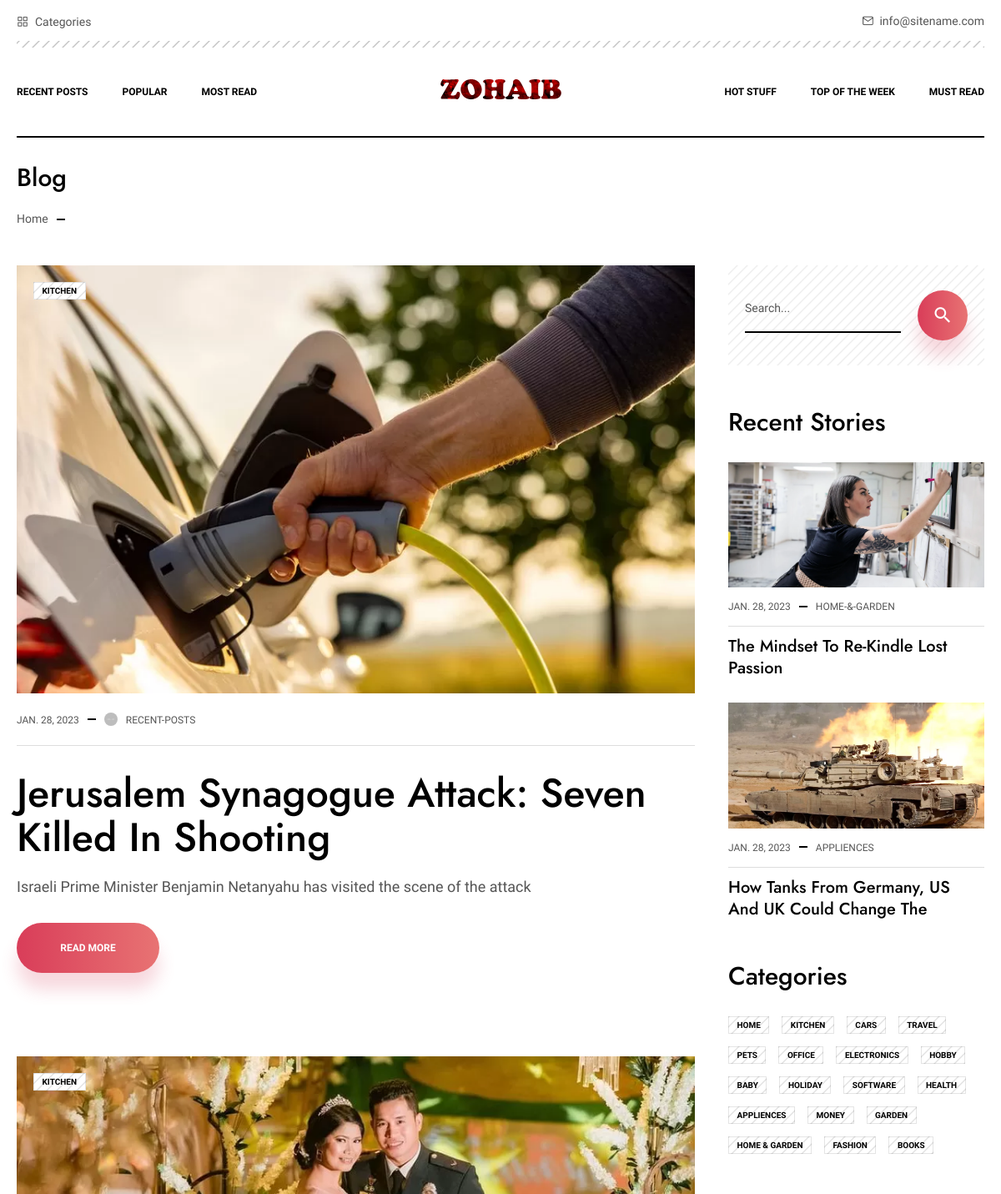
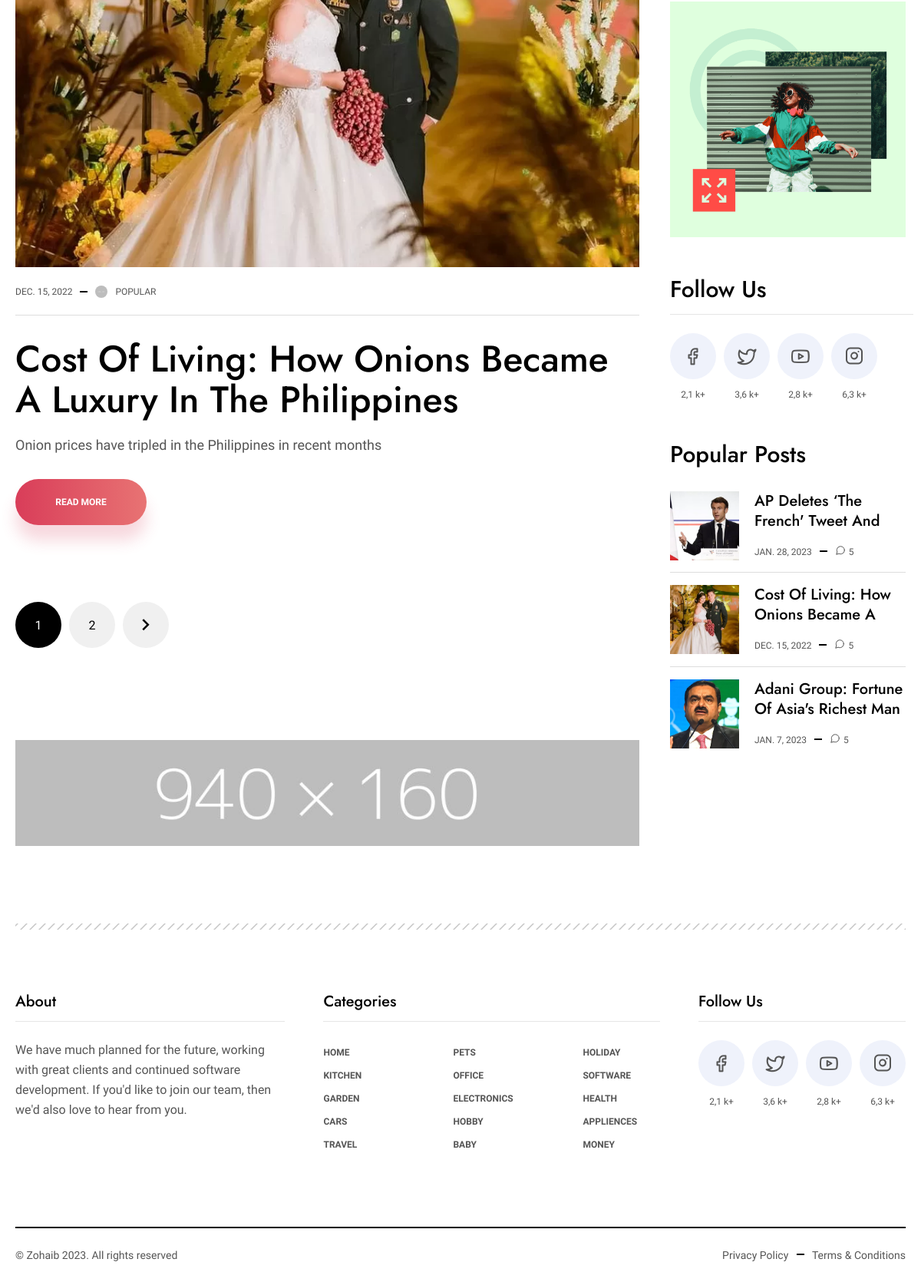
Page /blog/Kitchen on the committed database (2 pictures, top to bottom).
### News/models.py (models this page shows, shortened)
class News(models.Model):
    date = models.DateField(null=True)
    title = models.CharField(max_length=1000, default="")
    subtitle = models.TextField()
    description = models.TextField()
    tag = models.CharField(max_length=1000, choices=TAG_CHOICES, default="")
    category = models.CharField(max_length=1000, choices=CATEGORY_CHOICES, default="")
    image = models.ImageField(upload_to='cover', default="")

### News/views.py (the view)
# urls.py: path('blog/<str:category>', views.blog, name='blog'),
def blog(request, category):
    news1 = News.objects.filter(category=category)
    news2 = News.objects.all().values()
    popular_news = News.objects.filter(tag='Popular')
    template = loader.get_template('blog.html')
    context = {
        'news1': news1,
        'news2': news2,
        'popular_news': popular_news,
    }
    return HttpResponse(template.render(context, request))

### templates/blog.html (shortened to what this page needs)
{% extends 'base.html' %}
{% load static %}
{% block content %}
                <section class="section-post">
                    <div class="wrapper">
                        <div class="pagetitle"><h1>Blog</h1></div>
                        <div class="breadcrumbs">
                            <a href="{% url 'home' %}">Home</a> <span class="dash"></span>
                        </div>
                        <div class="columns">
                            <div class="columns_center">
                                <div class="article article_list">
                                    {% for x in news1 %}
                                        {% if forloop.counter < 4 %}
                                    <div class="article_item">
                                        <div class="article_item_cover">
                                            <a href="{% url 'article' x.id %}"><img src="{{ x.image.url }}" alt=""/></a>
                                            <a href="{% url 'blog' x.category %}" class="cats_item">{{ x.category }}</a>
                                        </div>
                                        <div class="article_infoline infoline">
                                            <div class="infoline_date">{{ x.date }}</div> <span class="dash"></span>
                                            <div class="infoline_author">
                                                <div class="ava"><img data-src="img/ava.png" class="js-img" alt=""/></div>
                                                {{ x.tag }}
                                            </div>
                                        </div>
                                        <div class="article_txt">
                                            <div class="article_title h2"><a href="{% url 'article' x.id %}">{{ x.title }}</a></div>
                                            <div class="article_desc">{{ x.subtitle }}</div>
                                            <div class="article_btn"><a href="{% url 'article' x.id %}" class="btn">read more</a></div>
                                        </div>
                                    </div>
                                        {% endif %}
                                    {% endfor %}
                                </div>
                                <div class="pagenavi">
                                    <span class="current">1</span>
                                    <a href="#">2</a>
                                    <a href="#"><span class="icon-arrow"></span></a>
                                </div>
                                <a href="#" class="bann"><img data-src="img/bad1.jpg" class="js-img" alt=""/></a>
                            </div>
                            {% include 'sidebar.html' %}
                        </div>
                    </div>
                </section>
{% endblock %}

### templates/sidebar.html (shortened to what this page needs)
 {% load static %}
<aside class="columns_sidebar sidebar">
<div class="sidebar_search">
    <form method="get" action="{% url 'search' %}">
        <div class="search">
            <input name="query" id="query" type="text" class="form-control" placeholder="Search..."/>
            <button class="btn"><span class="icon-search"></span></button>
        </div>
    </form>
</div>
<div class="sidebar_widget">
    <h3>Recent stories</h3>
    <div class="stories">
        {% for x in news2 reversed %}
            {% if forloop.counter < 3 %}
                <div class="stories_item">
                    <div class="stories_item_img"><a href="{% url 'article' x.id %}"><img data-src="../media/{{ x.image}}" class="js-img" alt=""/></a></div>
                    <div class="stories_item_infoline infoline">
                        <div class="infoline_date">{{ x.date }}</div> <span class="dash"></span>
                        <div class="infoline_tag">{{ x.category }}</div>
                    </div>
                    <div class="stories_item_title"><a href="{% url 'article' x.id %}">{{ x.title }}</a></div>
                </div>
            {% endif %}
        {% endfor %}
    </div>
</div>
<div class="sidebar_widget">
    <h3>Categories</h3>
    <div class="cats">
        <a class="cats_item" href="{% url 'blog' category='Home' %}">Home</a>
        <a class="cats_item" href="{% url 'blog' category='Kitchen' %}">Kitchen</a>
        <a class="cats_item" href="{% url 'blog' category='Cars' %}">Cars</a>
        <a class="cats_item" href="{% url 'blog' category='Travel' %}">Travel</a>
        <a class="cats_item" href="{% url 'blog' category='Pets' %}">Pets</a>
        <a class="cats_item" href="{% url 'blog' category='Office' %}">Office</a>
        <a class="cats_item" href="{% url 'blog' category='Electronics' %}">Electronics</a>
        <a class="cats_item" href="{% url 'blog' category='Hobby' %}">Hobby</a>
        <a class="cats_item" href="{% url 'blog' category='Baby' %}">Baby</a>
        <a class="cats_item" href="{% url 'blog' category='Holiday' %}">Holiday</a>
        <a class="cats_item" href="{% url 'blog' category='Software' %}">Software</a>
        <a class="cats_item" href="{% url 'blog' category='Health' %}">Health</a>
        <a class="cats_item" href="{% url 'blog' category='Appliences' %}">Appliences</a>
        <a class="cats_item" href="{% url 'blog' category='Money' %}">Money</a>
        <a class="cats_item" href="{% url 'blog' category='Garden' %}">Garden</a>
        <a class="cats_item" href="{% url 'blog' category='Home-&-Garden' %}">Home & Garden</a>
        <a class="cats_item" href="{% url 'blog' category='Fashion' %}">Fashion</a>
        <a class="cats_item" href="{% url 'blog' category='Books' %}">Books</a>
    </div>
</div>
<a href="{% url 'blog2' %}" class="bann"><img data-src="{% static 'assets/img/social-media-image.png' %}" class="js-img" alt=""/></a>
<div class="sidebar_widget">
    <h3>Follow us</h3>
    <div class="soc">
        <div class="soc_item">
            <a href="#" target="_blank">
                <span class="soc_item_icon"><span class="icon-fb"></span></span>
                <span class="soc_item_txt">2,1 k+</span>
            </a>
        </div>
        <div class="soc_item">
            <a href="#" target="_blank">
                <span class="soc_item_icon"><span class="icon-tw"></span></span>
                <span class="soc_item_txt">3,6 k+</span>
            </a>
        </div>
        <div class="soc_item">
            <a href="#" target="_blank">
                <span class="soc_item_icon"><span class="icon-youtube"></span></span>
                <span class="soc_item_txt">2,8 k+</span>
            </a>
        </div>
        <div class="soc_item">
            <a href="#" target="_blank">
                <span class="soc_item_icon"><span class="icon-instagram"></span></span>
                <span class="soc_item_txt">6,3 k+</span>
            </a>
        </div>
    </div>
</div>
<div class="sidebar_widget">
    <h3>Popular posts</h3>
    <div class="popular">
        {% for x in popular_news reversed %}
            {% if forloop.counter < 4 %}
                <div class="popular_item">
                    <div class="popular_item_img"><a href="{% url 'article' x.id %}"><img data-src="../media/{{ x.image }}" class="js-img" alt=""/></a></div>
                    <div class="popular_item_cont">
                        <div class="popular_item_title"><a href="{% url 'article' x.id %}">{{ x.title }}</a></div>
                        <div class="popular_item_infoline infoline">
                            <div class="infoline_date">{{ x.date }}</div> <span class="dash"></span>
                            <div class="infoline_tag"><span class="icon-comm"></span>5</div>
                        </div>
                    </div>
                </div>
            {% endif %}
        {% endfor %}
    </div>
</div>
</aside>

### rows in the picture
News: image (picture), category "KITCHEN", date "JAN. 28, 2023", tag "RECENT-POSTS", title "Jerusalem Synagogue Attack: Seven Killed In Shooting", subtitle "Israeli Prime Minister Benjamin Netanyahu has visited the scene of the attack"
News: image (picture), category "KITCHEN", date "DEC. 15, 2022", tag "POPULAR", title "Cost Of Living: How Onions Became A Luxury In The Philippines", subtitle "Onion prices have tripled in the Philippines in recent months", title "Cost Of Living: How Onions Became A…"
News: image (picture), date "JAN. 28, 2023", category "HOME-&-GARDEN", title "The Mindset To Re-Kindle Lost Passion"
News: image (picture), date "JAN. 28, 2023", category "APPLIENCES", title "How Tanks From Germany, US And UK Could Change The…"
News: image (picture), title "AP Deletes ‘the French' Tweet And…", date "JAN. 28, 2023"
News: image (picture), title "Adani Group: Fortune Of Asia's Richest Man…", date "JAN. 7, 2023"
